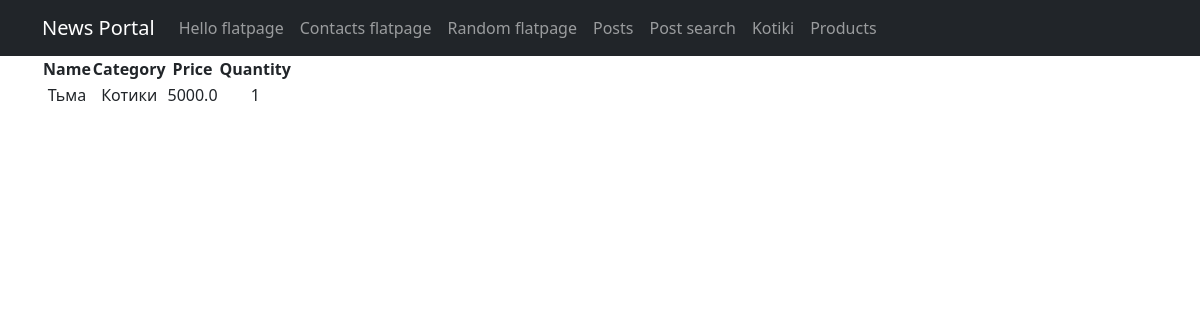
/products/4/, run on the app's committed database.
### simpleapp/models.py (models this page shows, shortened)
class Product(models.Model):
    name = models.CharField(max_length=200)  # имя товара
    description = models.TextField()
    quantity = models.IntegerField(
        validators=[MinValueValidator(0, 'Quantity should be >= 0')])  # количество товара на складе
    category = models.ForeignKey('Category', on_delete=models.CASCADE)
    price = models.FloatField(default=0.0)

class Category(models.Model):
    name = models.CharField(max_length=200)

### simpleapp/views.py (the view)
# urls.py: path('<int:pk>/', ProductDetailView.as_view(), name='product_detail'),
class ProductDetailView(DetailView):
    template_name = 'simpleapp/product_detail.html'
    queryset = Product.objects.all()

### templates/simpleapp/product_detail.html (shortened to what this page needs)
{% extends 'flatpages/default.html' %}
{% block content %}
<table>
    <thead>
        <th>
            Name
        </th>
        <th>
            Category
        </th>
        <th>
            Price
        </th>
        <th>
            Quantity
        </th>
    </thead>
    <tr>
        <td>
            {{ product.name|title }}
        </td>
        <td>
            {{ product.category.name|title }}
        </td>
        <td>
            {{ product.price }}
        </td>
        <td>
            {{ product.quantity }}
        </td>
    </tr>
</table>
{% endblock content %}

### data on the page
Product: name "Тьма", category.name "Котики", price "5000.0", quantity "1"
